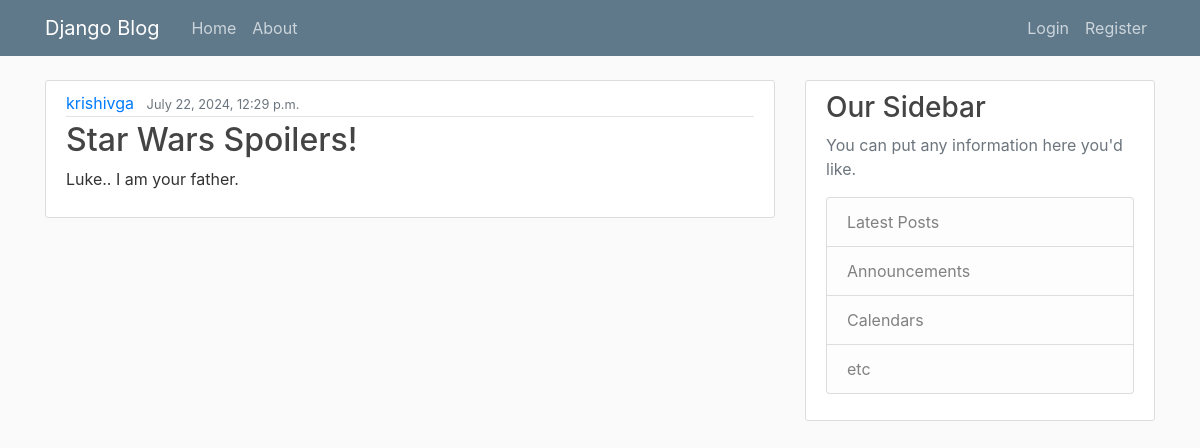
The page / on the database its author committed.
### basic_blog/models.py (models this page shows, shortened)
class Post(models.Model):
    title = models.CharField(max_length=100)
    content = models.TextField()
    date_posted = models.DateTimeField(default=timezone.now)
    author = models.ForeignKey(User, on_delete=models.CASCADE)

### basic_blog/views.py (the view)
# urls.py: path('', views.home, name="blog-home"),
def home(request):
    context = {
        'posts': Post.objects.all()
    }
    return render(request, "basic_blog/home.html", context)

### basic_blog/templates/basic_blog/home.html
{% extends 'basic_blog/base.html' %}
{% block content %}
{% for post in posts %}
<article class="media content-section">
  <div class="media-body">
    <div class="article-metadata">
      <a class="mr-2" href="#">{{ post.author }}</a>
      <small class="text-muted">{{ post.date_posted }}</small>
    </div>
    <h2><a class="article-title" href="#">{{ post.title }}</a></h2>
    <p class="article-content">{{ post.content }}</p>
  </div>
</article>
{% endfor %}
{% endblock content %}

### basic_blog/static/basic_blog/main.css (style rules this page uses)
body { background: #fafafa; color: #333333; margin-top: 5rem; }
h1, h2, h3, h4, h5, h6 { color: #444444; }
.content-section { background: #ffffff; padding: 10px 20px; border: 1px solid #dddddd; border-radius: 3px; margin-bottom: 20px; }
.article-title { color: #444444; }
.article-content { white-space: pre-line; }
.article-metadata { padding-bottom: 1px; margin-bottom: 4px; border-bottom: 1px solid #e3e3e3 }

### rows shown on the page
Post: author "krishivga", date_posted "July 22, 2024, 12:29 p.m.", title "Star Wars Spoilers!", content "Luke.. I am your father."
